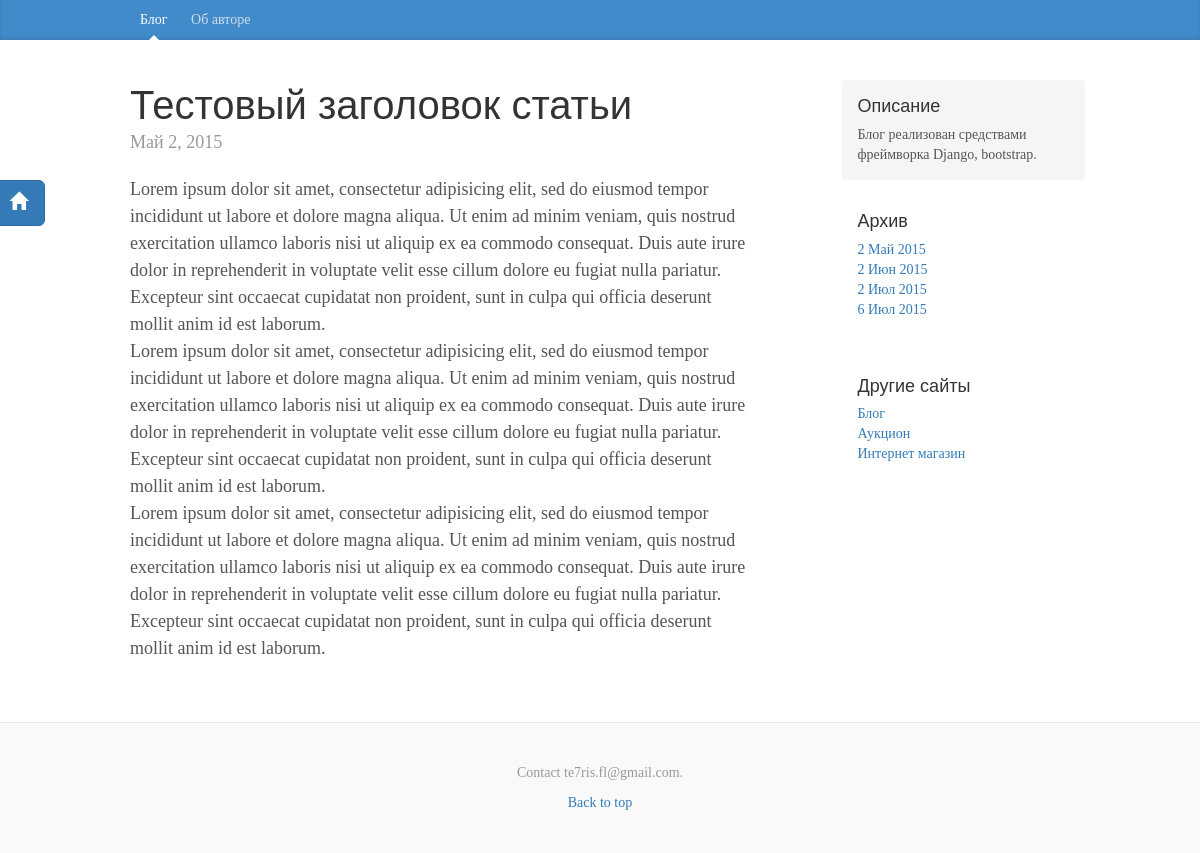
/blog/articles/2/, run on the app's committed database.
### blog/models.py (models this page shows, shortened)
class Article(models.Model):
    class Meta():
        db_table = u'Статья'
    article_title = models.CharField(max_length=70)
    article_text = models.TextField()
    article_date = models.DateField(auto_now_add=True)
    article_likes = models.IntegerField(default=0)

### blog/views.py (the view)
# urls.py: url(r'^articles/(?P<article_id>\d+)/$', article, name='article'),
def article(request, article_id):
    context = {}
    archive()
    context['dates'] = dates
    context['article'] = Article.objects.get(pk=article_id)
    return render(request, 'blog_article.html', context)

### blog/views.py (called while the page is built)
def archive():
    all = Article.objects.all()
    l = len(all)
    for i in range(l):
        if all[i].article_date not in dates:
            dates.append(all[i].article_date)
            print(str(all[i].article_date))

### blog/templates/blog/blog_article.html
{% extends "blog_base.html" %}
{% block container %}
  <div class="blog-post">
    <h2 class="blog-post-title">{{ article.article_title }}</h2>
    <p class="blog-post-meta">{{ article.article_date }}</p>
    {{ article.article_text|linebreaks }}
  </div>
{% endblock %}

### blog/static/css/blog.css (style rules this page uses)
body { font-family: Georgia, "Times New Roman", Times, serif; color: #555; }
h1, .h1, h2, .h2, h3, .h3, h4, .h4, h5, .h5, h6, .h6 { margin-top: 0; font-family: "Helvetica Neue", Helvetica, Arial, sans-serif; font-weight: normal; color: #333; }
.blog-post { margin-bottom: 60px; }
.blog-post-title { margin-bottom: 5px; font-size: 40px; }
.blog-post-meta { margin-bottom: 20px; color: #999; }

### data on the page
Article: article_title "Тестовый заголовок статьи", article_date "Май 2, 2015", article_text "Lorem ipsum dolor sit amet, consectetur adipisicing elit, sed do eiusmod tempor incididunt ut labore et dolore magna aliqua. Ut enim ad minim veniam, quis nostrud exercitation ullamco laboris nisi ut aliquip ex ea commodo consequat. Duis aute irure dolor in reprehenderit in voluptate velit esse cillum dolore eu fugiat nulla pariatur. Excepteur sint occaecat cupidatat non proident, sunt in culpa qui officia deserunt mollit anim id est laborum. Lorem ipsum dolor sit amet, consectetur adipisicing elit, sed do eiusmod tempor incididunt ut labore et dolore magna aliqua. Ut enim ad minim veniam, quis nostrud exercitation ullamco laboris nisi ut aliquip ex ea commodo consequat. Duis aute irure…"

### other printed values
{{ d|date:"j M Y" }} "2 Май 2015" "2 Июн 2015" "2 Июл 2015" "6 Июл 2015"
